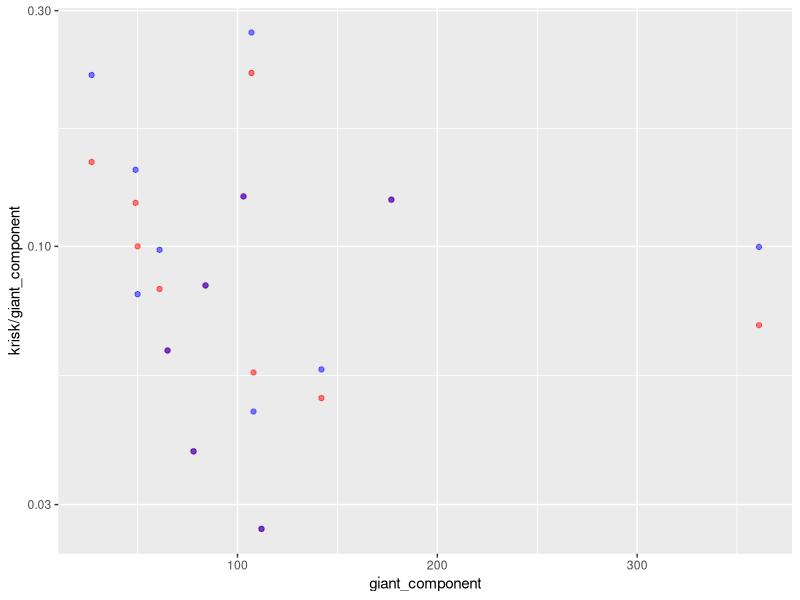
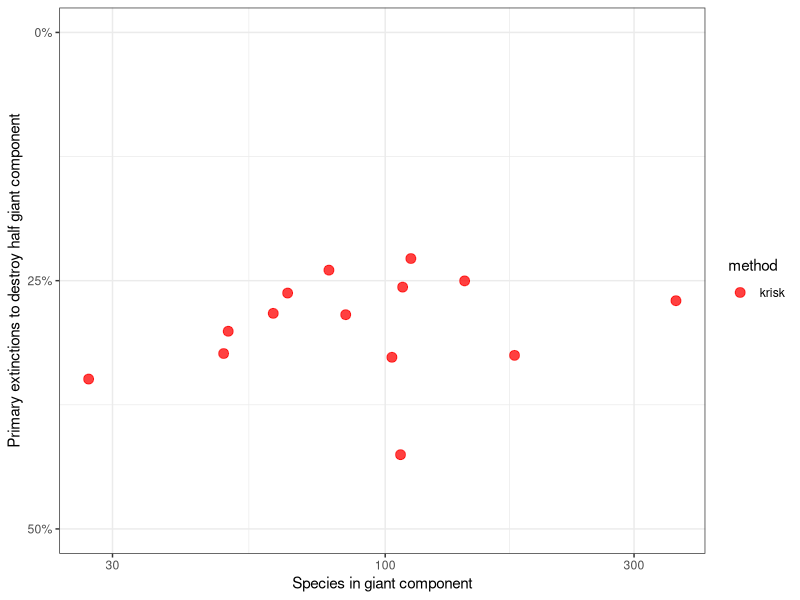
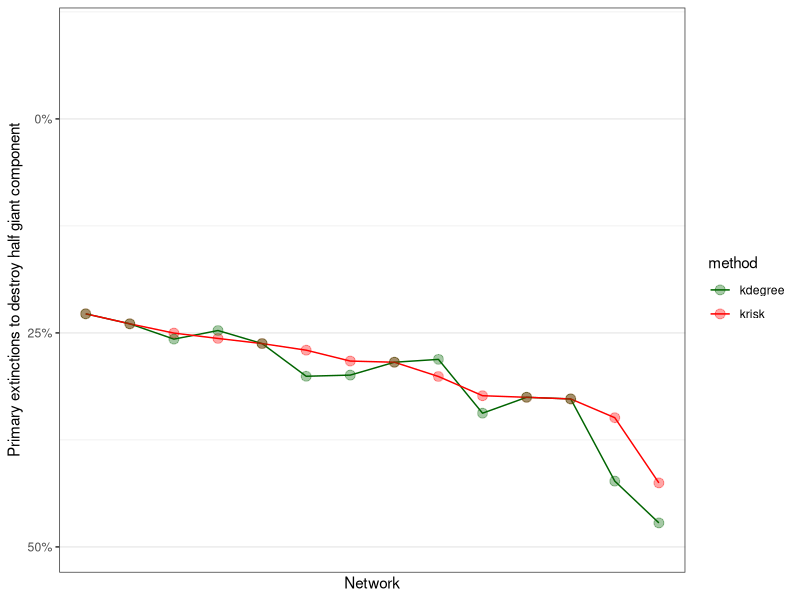
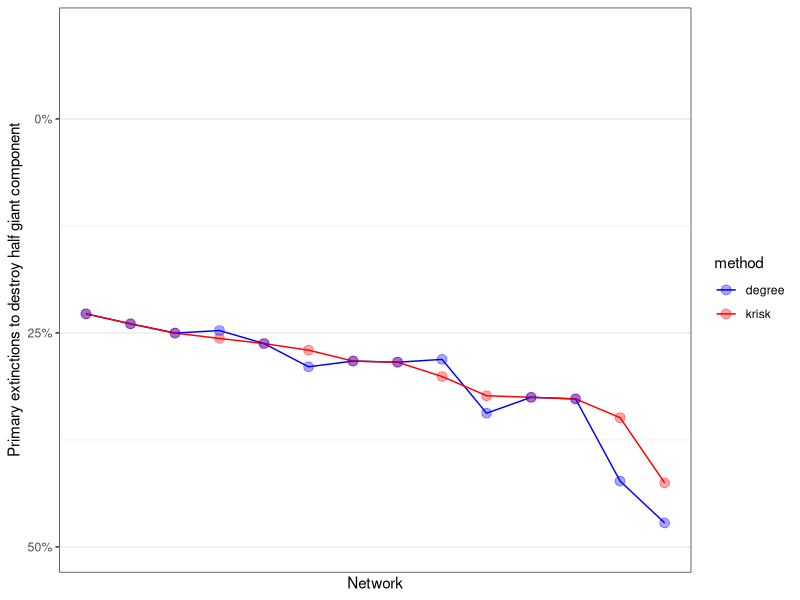
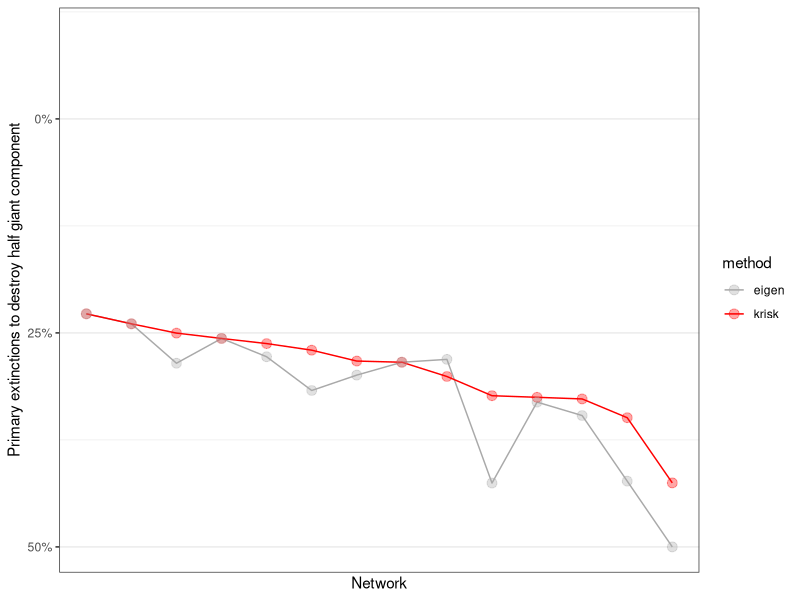
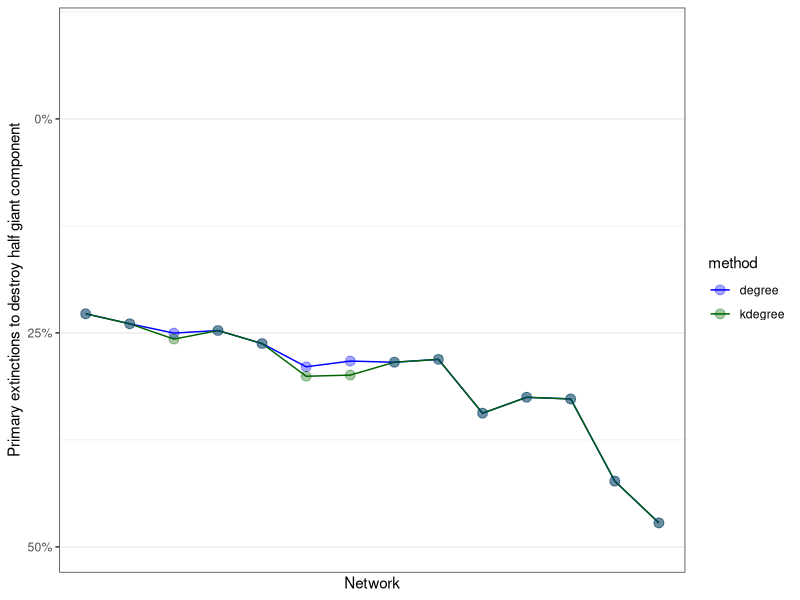
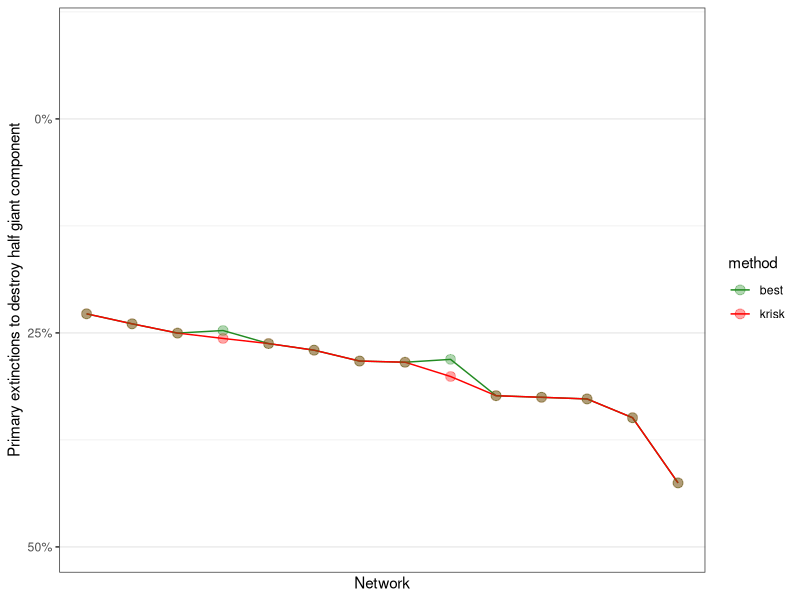

The R script that drew these images, in order:
library(ggplot2)

comparativa <- function(results_by_r,basemethod = "krisk")
{
p <- ggplot(data = results_by_r) + 
  geom_line(data = results_by_r, aes(x = index, y = comp_perf, fill = method, color = method))+
  geom_point(data = results_by_r, 
             aes(x = index, y = comp_perf, fill = method, color = method), size = 3, alpha= 0.35)+
  scale_color_manual(values  = cols) +
  scale_x_discrete(name ="Network",breaks=results_by_r[results_by_r$method == basemethod,]$index,
                   labels=unlist(strsplit(as.character(results_by_r[results_by_r$method == basemethod,]$Network),".csv")))+
  scale_y_continuous(name ="Primary extinctions to destroy half giant component",breaks=c(0,25,50),labels=c("50%","25%","0%"), limits=c(0,60))+
  theme_bw() + theme(axis.text.x  = element_text(angle=90, vjust=0, size=9))
return(p)
}
results_ext <- read.csv("extinctions/ALL_EXTINCTIONS_halfGC.csv")
for (i in 1:nrow(results_ext))
  results_ext$best[i] <- min(results_ext$krisk[i],results_ext$degree[i],results_ext$kdegree[i],results_ext$eigen[i])

results_ext <- results_ext[order(-results_ext$krisk),]
results_by_row <- data.frame( Network = c(), method = c(), performance = c())
for (i in 1:nrow(results_ext))
{
  results_by_row <- rbind(results_by_row, data.frame( Network = results_ext$Network[i], method = "krisk", performance = 100*results_ext$krisk[i]/results_ext$giant_component[i]))
  results_by_row <- rbind(results_by_row, data.frame( Network = results_ext$Network[i], method = "degree", performance = 100*results_ext$degree[i]/results_ext$giant_component[i]))
  results_by_row <- rbind(results_by_row, data.frame( Network = results_ext$Network[i], method = "kdegree", performance = 100*results_ext$kdegree[i]/results_ext$giant_component[i]))
  results_by_row <- rbind(results_by_row, data.frame( Network = results_ext$Network[i], method = "eigen", performance = 100*results_ext$eigen[i]/results_ext$giant_component[i]))
  results_by_row <- rbind(results_by_row, data.frame( Network = results_ext$Network[i], method = "best", performance = 100*results_ext$best[i]/results_ext$giant_component[i]))
}

alpha_level = 0.5
p <- ggplot(data = results_ext) + geom_point(data = results_ext, aes(x = giant_component,y = krisk/giant_component), color = "red", alpha = alpha_level) +
     geom_point(data = results_ext, aes(x = giant_component,y = kdegree/giant_component), color = "blue", alpha = alpha_level) +
     scale_y_log10()

aux_ord_df <- data.frame(Network = results_ext$Network, 
                         #value = (results_ext$krisk+results_ext$kdegree+results_ext$degree+results_ext$eigen)/results_ext$giant_component)
                         value = (results_ext$krisk)/results_ext$giant_component)

aux_ord_df <- aux_ord_df[order(aux_ord_df$value),]
aux_ord_df$index <- seq(1,nrow(aux_ord_df))

results_by_row$index <- 0
maxperf <- max(results_by_row$performance)
results_by_row$comp_perf <- maxperf - results_by_row$performance
for (i in 1:nrow(aux_ord_df))
  results_by_row[results_by_row$Network == aux_ord_df$Network[i],]$index <- aux_ord_df$index[i]
 
results_by_row <- results_by_row[order(results_by_row$index),]
cols <- c("kdegree" = "darkgreen", "eigen" = "darkgrey","degree" = "blue", "krisk" = "red", "best" = "forestgreen")

results_by_r <- results_by_row[is.element(results_by_row$method, c("krisk","kdegree")),]
r <- comparativa(results_by_r)

results_by_r <- results_by_row[is.element(results_by_row$method, c("krisk","degree")),]
s <- comparativa(results_by_r)

results_by_r <- results_by_row[is.element(results_by_row$method, c("krisk","eigen")),]
t <- comparativa(results_by_r)

results_by_r <- results_by_row[is.element(results_by_row$method, c("degree","kdegree")),]
u <- comparativa(results_by_r, basemethod = "degree")

results_by_r <- results_by_row[is.element(results_by_row$method, c("krisk","best")),]
v <- comparativa(results_by_r)

results_by_q <- results_by_row[is.element(results_by_row$method, c("krisk")),]
results_by_q$giant_component <- 0
for (i in 1:nrow(results_by_q))
  results_by_q$giant_component[i] <- results_ext[results_ext$Network == results_by_q$Network[i],]$giant_component
 
q <- ggplot(results_by_q, aes(x=giant_component, y = comp_perf, color = method)) + geom_point(alpha = 0.75, size=3) + scale_x_log10() + xlab("Species in giant component")+
  scale_color_manual(values  = cols) +
    theme_bw()  +scale_y_continuous(name ="Primary extinctions to destroy half giant component",breaks=c(0,25,50),labels=c("50%","25%","0%"), limits=c(0,50))
mo <- lm(formula = results_by_q$performance ~ log(results_by_q$giant_component))
summary(mo)

num_redes <- nrow(results_ext)

bkrisk <- sum(results_ext$krisk == results_ext$best)
print(sprintf("krisk is the best for %d networks (%.2f%%)",bkrisk,100*bkrisk/num_redes))

bkdegree <- sum(results_ext$kdegree == results_ext$best)
print(sprintf("kdegree is the best for %d networks (%.2f%%)",bkdegree,100*bkdegree/num_redes))

bdegree <- sum(results_ext$degree == results_ext$best)
print(sprintf("degree is the best for %d networks (%.2f%%)",bdegree,100*bdegree/num_redes))

beigen <- sum(results_ext$eigen == results_ext$best)
print(sprintf("eigen is the best for %d networks (%.2f%%)",beigen,100*beigen/num_redes))